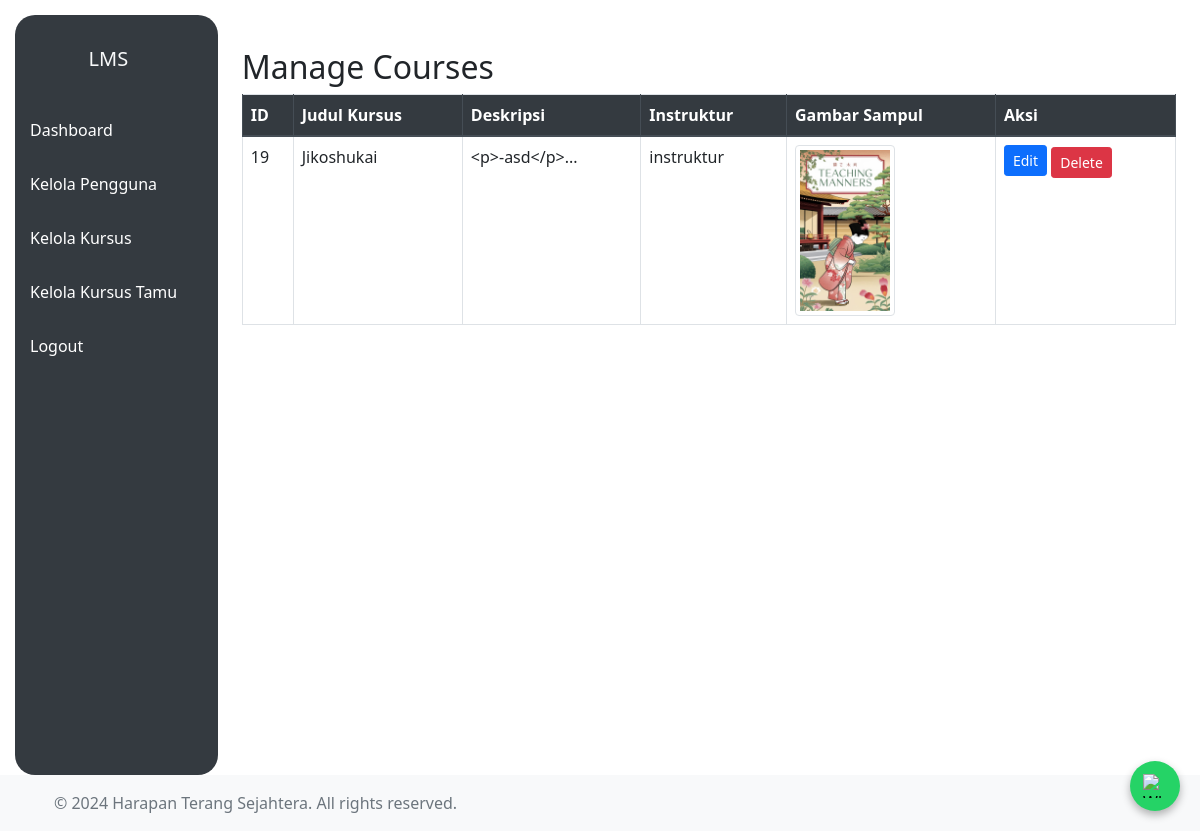
The page /admin/manage_courses.php (signed in) on the database its author committed.
### tables this page shows
CREATE TABLE `courses` (
  `id` int(11) NOT NULL,
  `title` varchar(255) NOT NULL,
  `description` text DEFAULT NULL,
  `instructor_id` int(11) DEFAULT NULL,
  `cover_image` varchar(255) DEFAULT NULL
);

CREATE TABLE `users` (
  `id` int(11) NOT NULL,
  `username` varchar(50) NOT NULL,
  `password` varchar(255) NOT NULL,
  `role` enum('admin','instructor','student') NOT NULL,
  `email` varchar(100) NOT NULL,
  `phone` varchar(20) DEFAULT NULL,
  `is_blocked` tinyint(1) DEFAULT 0,
  `created_at` timestamp NOT NULL DEFAULT current_timestamp()
);

### admin/manage_courses.php (the view, shortened to what this page needs)
<?php
require_once '../includes/db_connect.php';
$sql_courses = "
    SELECT courses.*, users.username AS instructor_name
    FROM courses
    JOIN users ON courses.instructor_id = users.id
";
$stmt_courses = $conn->prepare($sql_courses);
$stmt_courses->execute();
$courses = $stmt_courses->get_result();
?>
<!DOCTYPE html>
<html lang="id">
<head>
    <?php include '../includes/header.php'; ?>
    <link rel="stylesheet" href="https://maxcdn.bootstrapcdn.com/bootstrap/4.5.2/css/bootstrap.min.css">
</head>
<body>
    <div class="d-flex" id="wrapper">
        <?php include '../includes/navbar.php'; ?>
    <div class="container mt-5">
        <h2>Manage Courses</h2>
        <table class="table table-bordered table-hover">
            <thead class="thead-dark">
                <tr>
                    <th>ID</th>
                    <th>Judul Kursus</th>
                    <th>Deskripsi</th>
                    <th>Instruktur</th>
                    <th>Gambar Sampul</th>
                    <th>Aksi</th>
                </tr>
            </thead>
            <tbody>
                <?php if($courses->num_rows > 0): ?>
                    <?php while($course = $courses->fetch_assoc()): ?>
                        <tr>
                            <td><?= htmlspecialchars($course['id']) ?></td>
                            <td><?= htmlspecialchars($course['title']) ?></td>
                            <td><?= htmlspecialchars(substr($course['description'], 0, 100)) ?>...</td>
                            <td><?= htmlspecialchars($course['instructor_name']) ?></td>
                            <td>
                                <?php if($course['cover_image']): ?>
                                    <img src="../assets/images/courses/<?= htmlspecialchars($course['cover_image']) ?>" alt="Cover Image" class="img-thumbnail" style="max-width: 100px;">
                                <?php else: ?>
                                    <span class="text-muted">Tidak Ada</span>
                                <?php endif; ?>
                            </td>
                            <td>
                                <a href="edit_course.php?id=<?= $course['id'] ?>" class="btn btn-sm btn-primary mb-1">Edit</a>
                                <form method="POST" action="manage_courses.php" style="display:inline-block;" onsubmit="return confirm('Apakah Anda yakin ingin menghapus kursus ini?');">
                                    <button type="submit" class="btn btn-sm btn-danger">Delete</button>
                                </form>
                            </td>
                        </tr>
                    <?php endwhile; ?>
                <?php else: ?>
                    <tr>
                        <td colspan="8" class="text-center">Tidak ada kursus yang tersedia.</td>
                    </tr>
                <?php endif; ?>
            </tbody>
        </table>
    </div>
    </div>
    <?php include '../includes/footer.php'; ?>
</body>
</html>

### includes/navbar.php (style rules this page uses)
#wrapper { display: flex; align-items: stretch; transition: all 0.5s ease; }

### rows shown on the page
courses: id "19", title "Jikoshukai", description "<p>-asd</p>", instructor.username "instruktur", cover_image (picture)
